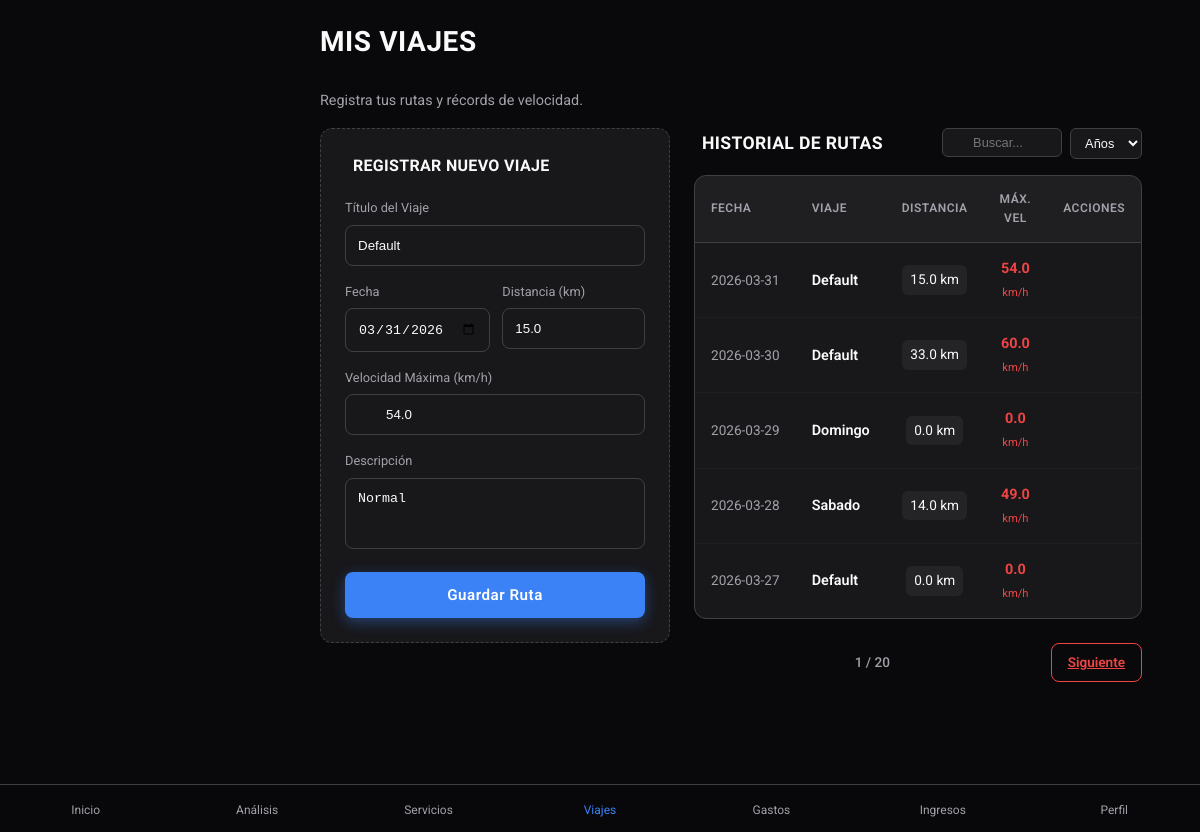
Page /trips on the committed database.
### tables this page shows
CREATE TABLE trips (
                id TEXT PRIMARY KEY,
                motorcycle_id TEXT NOT NULL,
                distance_km REAL NOT NULL,
                max_speed_kmh REAL DEFAULT 0.0,
                date TEXT NOT NULL,
                title TEXT,
                description TEXT,
                FOREIGN KEY (motorcycle_id) REFERENCES motorcycles (id)
            );

### app.py (the view, shortened to what this page needs)
    @app.route("/trips", methods=["GET", "POST"])
    def trips_view():
        from motorcycles.services import motorcycle_service
        from trips.services import trip_service
        from flask import request, redirect, url_for
        moto = motorcycle_service.get_all()[0] if motorcycle_service.get_all() else None
        all_trips = trip_service.get_by_motorcycle_id(moto.id) if moto else []
        search_query = request.args.get("search", "").lower()
        selected_year = request.args.get("year", "")
        sort_order = request.args.get("sort", "desc")
        if selected_year:
            all_trips = [
                t for t in all_trips if t.date and t.date.startswith(selected_year)
            ]
        reverse_sort = True if sort_order == "desc" else False
        all_trips.sort(key=lambda x: x.date if x.date else "", reverse=reverse_sort)
        trips_years = sorted(set(t.date[:4] for t in all_trips if t.date), reverse=True)
        page = int(request.args.get("page", 1))
        per_page = 5
        total_trips = len(all_trips)
        total_pages = (total_trips + per_page - 1) // per_page
        start_idx = (page - 1) * per_page
        end_idx = start_idx + per_page
        trips_page = all_trips[start_idx:end_idx]
        last_trip = trip_service.get_last_by_motorcycle_id(moto.id) if moto else None
        return render_template(
            "trips.html",
            trips=trips_page,
            moto=moto,
            page=page,
            total_pages=total_pages,
            has_next=(page < total_pages),
            has_prev=(page > 1),
            search_query=search_query,
            selected_year=selected_year,
            trips_years=trips_years,
            sort_order=sort_order,
            last_trip=last_trip,
        )

### templates/trips.html (shortened to what this page needs)
{% extends "base.html" %} {% block title %}Viajes | MotoLog{% endblock %} {%
block content %}
<header class="fade-in" style="animation-delay: 0.1s">
  <h1 class="page-title">Mis Viajes</h1>
  <p class="text-muted mb-4">Registra tus rutas y récords de velocidad.</p>
</header>
<div class="trips-container">
  <div class="sticky-form">
    <div
      class="card fade-in mb-4"
      style="
        padding: 24px;
        animation-delay: 0.3s;
        border: 1px dashed var(--border-color);
      "
    >
      <h4
        style="margin: 0 0 20px 0; display: flex; align-items: center; gap: 8px"
      >
        Registrar Nuevo Viaje
      </h4>
      <form
        action="{{ url_for('trips_view') }}"
        method="POST"
        style="display: flex; flex-direction: column; gap: 16px"
      >
        <div class="form-group">
          <label
            style="
              font-size: 0.8rem;
              color: var(--text-secondary);
              margin-bottom: 6px;
              display: block;
            "
            >Título del Viaje</label
          >
          {% set pre_title = last_trip.title if last_trip else '' %}
          <input
            type="text"
            name="title"
            value="{{ pre_title }}"
            placeholder="Ej. Ruta por el Eje Cafetero"
            required
            class="form-control"
            style="
              width: 100%;
              padding: 12px;
              border-radius: 8px;
              border: 1px solid var(--border-color);
              background: var(--bg-primary);
              color: var(--text-primary);
            "
          />
        </div>
        <div style="display: flex; gap: 12px">
          <div style="flex: 1">
            <label
              style="
                font-size: 0.8rem;
                color: var(--text-secondary);
                margin-bottom: 6px;
                display: block;
              "
              >Fecha</label
            >
            {% set pre_date = last_trip.date[:10] if (last_trip and
            last_trip.date) else '' %}
            <input
              type="date"
              name="date"
              value="{{ pre_date }}"
              required
              class="form-control"
              style="
                width: 100%;
                padding: 12px;
                border-radius: 8px;
                border: 1px solid var(--border-color);
                background: var(--bg-primary);
                color: var(--text-primary);
              "
            />
          </div>
          <div style="flex: 1">
            <label
              style="
                font-size: 0.8rem;
                color: var(--text-secondary);
                margin-bottom: 6px;
                display: block;
              "
              >Distancia (km)</label
            >
            {% set pre_dist = last_trip.distance_km if last_trip else '' %}
            <input
              type="number"
              step="0.1"
              name="distance_km"
              value="{{ pre_dist }}"
              placeholder="0.0"
              required
              class="form-control"
              style="
                width: 100%;
                padding: 12px;
                border-radius: 8px;
                border: 1px solid var(--border-color);
                background: var(--bg-primary);
                color: var(--text-primary);
              "
            />
          </div>
        </div>
        <div class="form-group">
          <label
            style="
              font-size: 0.8rem;
              color: var(--text-secondary);
              margin-bottom: 6px;
              display: block;
            "
            >Velocidad Máxima (km/h)</label
          >
          <div style="position: relative">
            {% set pre_speed = last_trip.max_speed_kmh if last_trip else '' %}
            <input
              type="number"
              step="0.1"
              name="max_speed_kmh"
              value="{{ pre_speed }}"
              placeholder="0.0"
              required
              class="form-control"
              style="
                width: 100%;
                padding: 12px 12px 12px 40px;
                border-radius: 8px;
                border: 1px solid var(--border-color);
                background: var(--bg-primary);
                color: var(--text-primary);
              "
            />
          </div>
        </div>
        <div class="form-group">
          <label
            style="
              font-size: 0.8rem;
              color: var(--text-secondary);
              margin-bottom: 6px;
              display: block;
            "
            >Descripción</label
          >
          {% set pre_desc = last_trip.description if last_trip else '' %}
          <textarea
            name="description"
            placeholder="Detalles sobre el clima... "
            rows="3"
            class="form-control"
            style="
              width: 100%;
              padding: 12px;
              border-radius: 8px;
              border: 1px solid var(--border-color);
              background: var(--bg-primary);
              color: var(--text-primary);
              resize: none;
            "
          >
{{ pre_desc }}</textarea
          >
        </div>
        <button
          type="submit"
          class="btn btn-primary"
          style="padding: 14px; font-weight: 600; letter-spacing: 0.5px"
        >
           Guardar Ruta
        </button>
      </form>
    </div>
  </div>
  <div class="fade-in" style="animation-delay: 0.4s">
    <div class="flex-between mb-4" style="align-items: center">
      <h3
        style="
          font-size: 1.1rem;
          font-weight: 600;
          margin: 0;
          display: flex;
          align-items: center;
          gap: 8px;
        "
      >
         Historial de Rutas
      </h3>
      <form
        method="GET"
        action="{{ url_for('trips_view') }}"
        style="display: flex; gap: 8px"
      >
        <div style="position: relative">
          <input
            type="text"
            name="search"
            placeholder="Buscar..."
            value="{{ search_query }}"
            style="
              padding: 6px 10px 6px 30px;
              border-radius: 6px;
              border: 1px solid var(--border-color);
              background: var(--bg-card);
              color: var(--text-primary);
              font-size: 0.8rem;
              width: 120px;
            "
          />
        </div>
        <select
          name="year"
          onchange="this.form.submit()"
          style="
            padding: 6px 10px;
            border-radius: 6px;
            border: 1px solid var(--border-color);
            background: var(--bg-card);
            color: var(--text-primary);
            font-size: 0.8rem;
          "
        >
          <option value="">Años</option>
        </select>
      </form>
    </div>
    {% if trips %}
    <div class="table-responsive">
      <table>
        <thead>
          <tr>
            <th>Fecha</th>
            <th>Viaje</th>
            <th style="text-align: center">Distancia</th>
            <th style="text-align: center">Máx. Vel</th>
            <th style="text-align: center">Acciones</th>
          </tr>
        </thead>
        <tbody>
          {% for trip in trips %}
          <tr>
            <td style="white-space: nowrap">
              <span class="text-muted" style="font-size: 0.85rem"
                >{{ trip.date[:10] }}</span
              >
            </td>
            <td>
              <div style="font-weight: 600">{{ trip.title }}</div>
            </td>
            <td style="text-align: center">
              <div
                class="badge"
                style="
                  background: rgba(255, 255, 255, 0.05);
                  padding: 4px 8px;
                  border-radius: 6px;
                  font-size: 0.85rem;
                  display: inline-block;
                "
              >
                {{ trip.distance_km }} km
              </div>
            </td>
            <td style="text-align: center">
              <div
                style="
                  color: var(--accent-orange);
                  font-weight: 700;
                  font-size: 0.9rem;
                "
              >
                {{ trip.max_speed_kmh }}
                <span style="font-size: 0.7rem; font-weight: 400">km/h</span>
              </div>
            </td>
            <td style="text-align: center">
              <div style="display: flex; justify-content: center; gap: 4px">
                <button
                  class="btn-edit"
                  title="Editar"
                  onclick='openEditModal({{ trip.id | tojson }}, {{ trip.title | tojson }}, {{ (trip.date or "")[:10] | tojson }}, {{ trip.distance_km | tojson }}, {{ trip.max_speed_kmh | tojson }}, {{ (trip.description or "") | tojson }})'
                >
                </button>
                <form
                  action="{{ url_for('delete_trip', trip_id=trip.id) }}"
                  method="POST"
                  onsubmit="return confirm('¿Eliminar este registro?');"
                >
                  <button type="submit" class="btn-delete">
                  </button>
                </form>
              </div>
            </td>
          </tr>
          {% endfor %}
        </tbody>
      </table>
    </div>
    {% if total_pages > 1 %}
    <div
      style="
        display: flex;
        justify-content: space-between;
        align-items: center;
        margin-top: 24px;
        padding-bottom: 60px;
      "
    >
      <span class="text-muted" style="font-size: 0.85rem; font-weight: 500"
        >{{ page }} / {{ total_pages }}</span
      >
      {% if has_next %}<a
        href="{{ url_for('trips_view', page=page+1, search=search_query, year=selected_year, sort=sort_order) }}"
        class="btn btn-secondary"
        style="padding: 8px 16px; font-size: 0.85rem"
        >Siguiente </a
      >{% else %}
      <div></div>
      {% endif %}
    </div>
    {% endif %} {% endif %}
  </div>
</div>
{% endblock %}

### rows in the picture
trips: title "Default", date "03/31/2026", distance_km "15.0", max_speed_kmh "54.0", description "Normal", date "2026-03-31"
trips: date "2026-03-30", title "Default", distance_km "33.0", max_speed_kmh "60.0"
trips: date "2026-03-29", title "Domingo", distance_km "0.0", max_speed_kmh "0.0"
trips: date "2026-03-28", title "Sabado", distance_km "14.0", max_speed_kmh "49.0"
trips: date "2026-03-27", title "Default", distance_km "0.0", max_speed_kmh "0.0"

### other values in the picture
{{ page }} "1"
{{ total_pages }} "20"
